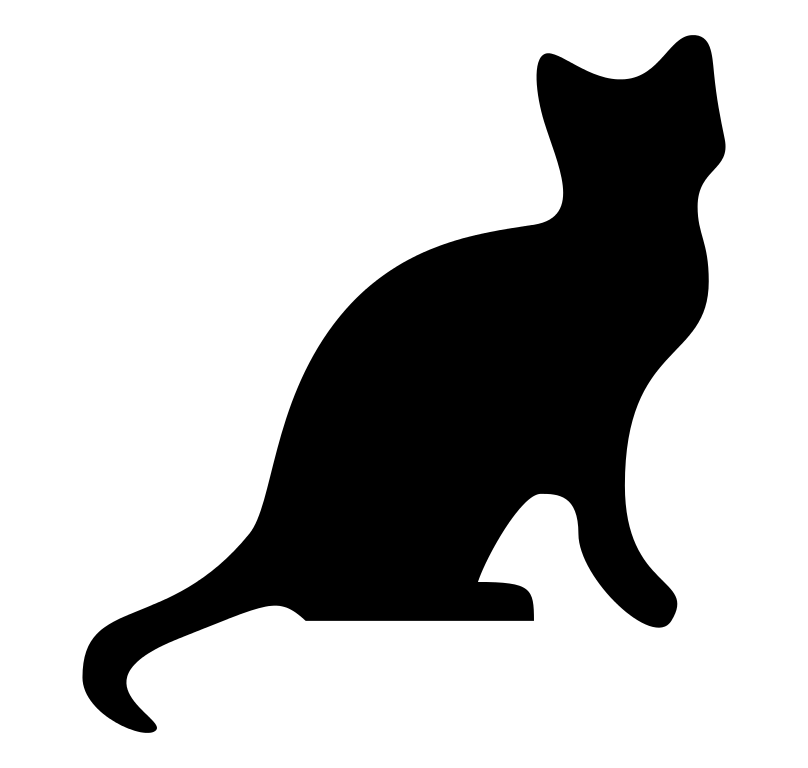
#> input picture chapter19/catlogo.png, 808 x 768 px
$ python resize.py
#> lines starting #> are read from the running program, lines starting #| are printed output that depends on the picture
'''import os
from PIL import Image

size = 300
logo= 'catlogo.png'

logoim = Image.open(logo)
logowidth, logoheight = logoim.size

os.makedirs('withLogo', exist_ok=True)

for filename in os.listdir('.'):
    if not (filename.lower().endswith('.png') or filename.lower().endswith('.jpg')
            or filename.lower().endswith('.gif') or filename.lower().endswith('bmp')) \
            or filename == logo:
        continue

    im = Image.open(filename)
    width, height = im.size


    if width > size and height > size:

        if width > height:
            height = int((size / width) * height)
            width = size
        else:
            width = int((size / height) * width)
            height = size


    print('Resizing {}...'.format(filename))
    im = im.resize((width, height))
    width, height = im.size
    if width < logowidth * 2 or height < logoheight * 2:
        print("The logo wouldn't look good on an image this size so "
              "it is being skipped. The unadorned image will still be saved "
              "to the 'withLogo' directory.")
    else:
        print('Adding logo to {}...'.format(filename))
        im.paste(logoim, (width - logowidth, height - logoheight), logoim
    )

    # Save changes.
    im.save(os.path.join('withLogo', filename))'''
import os
from PIL import Image as img

SQUARE_FIT_SIZE = 300
LOGO_FILENAME = 'catlogo.png'

logoIm = img.open(LOGO_FILENAME)
#> logoIm is the input picture: PIL image 808x768 RGBA; mean R, G, B, A 0, 0, 0, 68.9
logoIm = logoIm.resize((75,75))
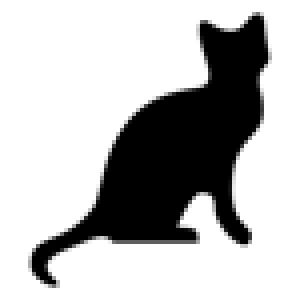
#> logoIm: PIL image 75x75 RGBA (shown 4 times larger); mean R, G, B, A 0, 0, 0, 68.9; transparent parts drawn white
logoWidth, logoHeight = logoIm.size
#> logoWidth = 75; logoHeight = 75

os.makedirs('withLogo', exist_ok=True)

for filename in os.listdir('.'):
    if not (filename.lower().endswith('.png') or filename.lower().endswith('.jpeg') or filename.lower().endswith('.jpg') or filename.lower().endswith('.bmp') or filename.lower().endswith('gif')) or filename == LOGO_FILENAME:
        continue
    im = img.open(filename)
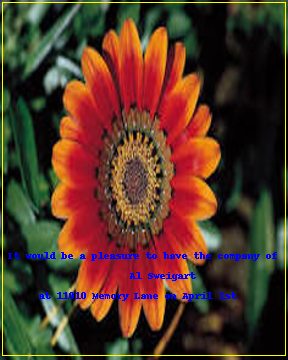
#> input picture chapter19/Al Sweigartsinvitation.png, 288 x 360 px
#> im is the input picture: PIL image 288x360 RGBA; mean R, G, B, A 84.6, 55.5, 39, 255
    width, height = im.size
#> width = 288; height = 360
    if not (width >= 2 * logoWidth and height >= 2 * logoHeight):
        print("Skipping logo addition to %s" % (filename))
        continue


    if width > SQUARE_FIT_SIZE and height > SQUARE_FIT_SIZE:
        if width > height:
            height = int((SQUARE_FIT_SIZE/width) * height)
            width = SQUARE_FIT_SIZE
        else:
            width = int((SQUARE_FIT_SIZE/height) * width)
            height = SQUARE_FIT_SIZE
        print('Resizing %s... ' % (filename))

        im = im.resize((width, height))

    print('Adding logo to %s...' % (filename))
    im.paste(logoIm, (width - logoWidth, height - logoHeight), logoIm)

    im.save(os.path.join('withLogo',filename))
